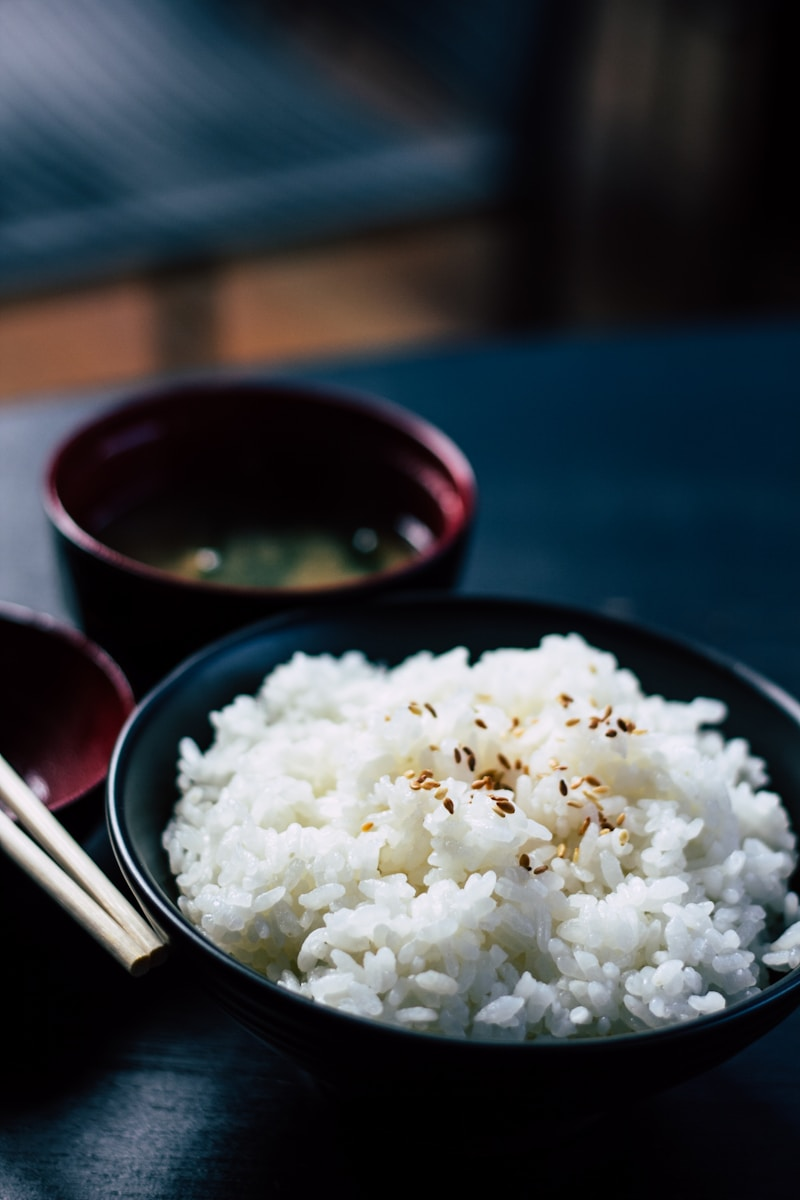
#> input picture assets/images/rice/bowl.jpg, 800 x 1200 px
$ python sync_brand_assets.py ../assets/images/rice/bowl.jpg
#> lines starting #> are read from the running program, lines starting #| are printed output that depends on the picture
#!/usr/bin/env python3
"""Copy master logo into app + web assets and favicon sizes."""

from __future__ import annotations

import shutil
from pathlib import Path

from PIL import Image

ROOT = Path(__file__).resolve().parents[1]
WEB = ROOT.parent / "lao-rice-web"
BRAND = ROOT / "assets" / "brand"
WEB_PUBLIC = WEB / "public"

# Default master (override with argv)
DEFAULT_MASTER = (
    ROOT.parent
    / ".cursor"
    / "projects"
    / "Users-k2211022-Documents-myProjects-lao-rice-app"
    / "assets"
    / "ChatGPT_Image_Jun_2__2026__08_19_18_PM-19553f9f-8187-4a54-8ce1-7b1c6a16793a.png"
)


def _save_resized(im: Image.Image, path: Path, size: int) -> None:
    path.parent.mkdir(parents=True, exist_ok=True)
    out = im.resize((size, size), Image.Resampling.LANCZOS)
    if path.suffix.lower() == ".png":
        out.save(path, "PNG", optimize=True)
    else:
        out.save(path, "PNG", optimize=True)


def main(master: Path) -> None:
    im = Image.open(master).convert("RGBA")
    if im.size != (1024, 1024):
        im = im.resize((1024, 1024), Image.Resampling.LANCZOS)
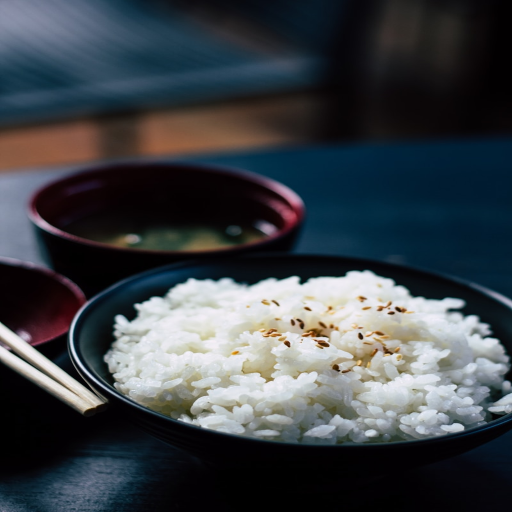
#> im: PIL image 1024x1024 RGBA (shown at 1/2 size); mean R, G, B, A 61.2, 66.6, 71.6, 255

    BRAND.mkdir(parents=True, exist_ok=True)
    im.save(BRAND / "logo.png", "PNG", optimize=True)
    shutil.copy(BRAND / "logo.png", BRAND / "app_icon.png")
    shutil.copy(BRAND / "logo.png", BRAND / "app_icon_foreground.png")

    WEB_PUBLIC.mkdir(parents=True, exist_ok=True)
    im.save(WEB_PUBLIC / "logo.png", "PNG", optimize=True)
    _save_resized(im, WEB_PUBLIC / "apple-icon.png", 180)
#> in _save_resized, `out = im.resize((size, size), Image.Resampling.LANCZOS)`:
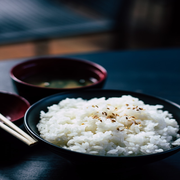
#> out: PIL image 180x180 RGBA; mean R, G, B, A 61.2, 66.6, 71.6, 255
    _save_resized(im, WEB_PUBLIC / "icon-light-32x32.png", 32)
#> call 2 of _save_resized, with size = 32
#> in _save_resized (call 2), `out = im.resize((size, size), Image.Resampling.LANCZOS)`:
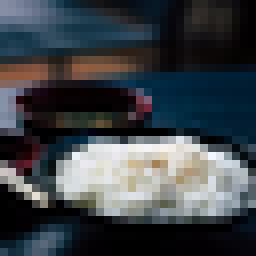
#> out: PIL image 32x32 RGBA (shown 8 times larger); mean R, G, B, A 61.5, 66.9, 71.8, 255
    _save_resized(im, WEB_PUBLIC / "icon-dark-32x32.png", 32)
    _save_resized(im, WEB_PUBLIC / "icon-192.png", 192)
#> call 4 of _save_resized, with size = 192
#> in _save_resized (call 4), `out = im.resize((size, size), Image.Resampling.LANCZOS)`:
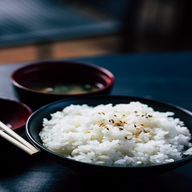
#> out: PIL image 192x192 RGBA; mean R, G, B, A 61.2, 66.6, 71.6, 255
    _save_resized(im, WEB_PUBLIC / "icon-512.png", 512)
#> in _save_resized (call 5), `out = im.resize((size, size), Image.Resampling.LANCZOS)`:
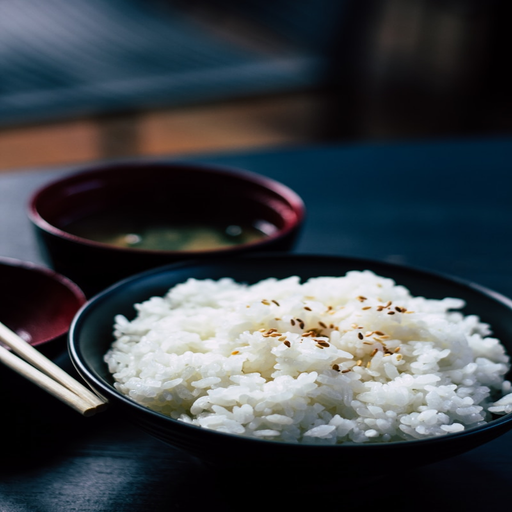
#> out: PIL image 512x512 RGBA; mean R, G, B, A 61.2, 66.6, 71.6, 255

    print(f"Synced brand assets from {master}")


if __name__ == "__main__":
    import sys

    src = Path(sys.argv[1]) if len(sys.argv) > 1 else DEFAULT_MASTER
    if not src.is_file():
        raise SystemExit(f"Master logo not found: {src}")
    main(src)

$ run again, on assets/images/rice/sticky.jpg
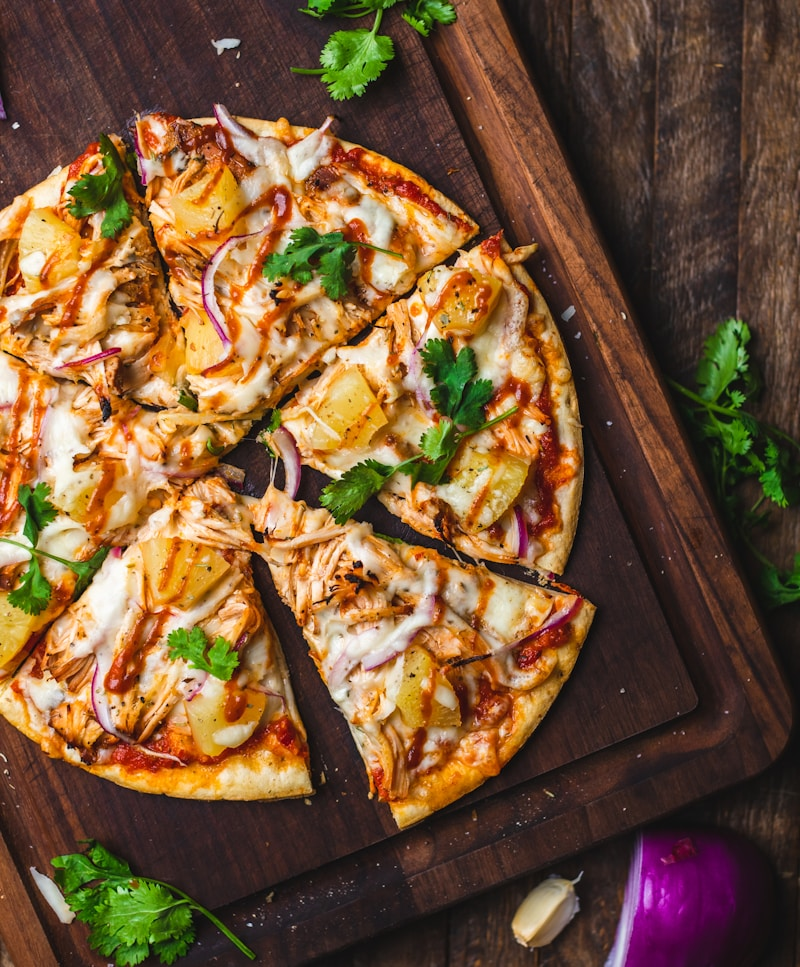
#> input picture assets/images/rice/sticky.jpg, 800 x 967 px
#> in main, `im = im.resize((1024, 1024), Image.Resampling.LANCZOS)`:
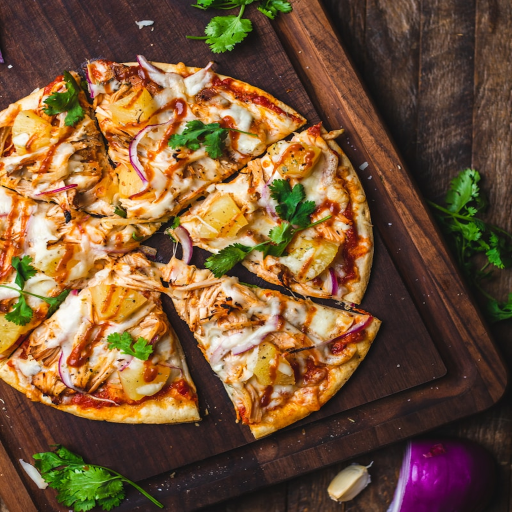
#> im: PIL image 1024x1024 RGBA (shown at 1/2 size); mean R, G, B, A 117.9, 84.7, 53.9, 255
#> out: PIL image 32x32 RGBA
#> out: PIL image 192x192 RGBA
#> in _save_resized (call 5), `out = im.resize((size, size), Image.Resampling.LANCZOS)`:
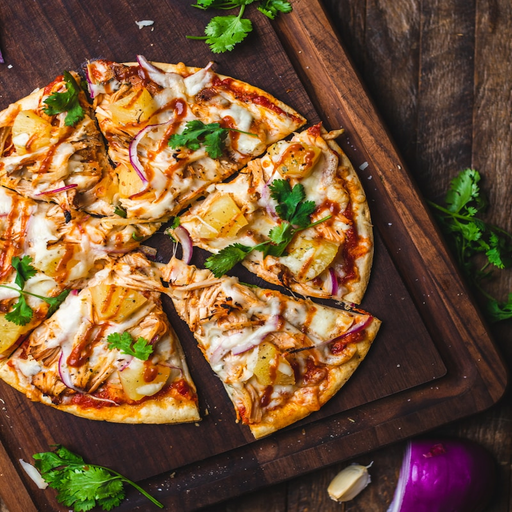
#> out: PIL image 512x512 RGBA; mean R, G, B, A 117.9, 84.7, 53.9, 255
